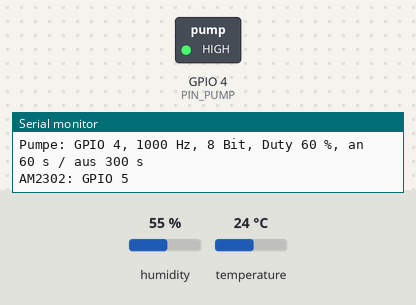
The program below on a simulated ESP32-C3. Shown: switched loads named in the program (green lamp = pin HIGH), the last lines printed to the serial monitor. The inputs (shaded band) are chosen by the test bench; at power-on: temperature 24 °C, humidity 55 %.

Above: at 0.25 s.
At 4.8 s:
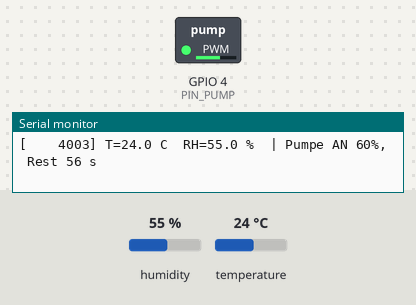
4.9 s: temperature set to 23.2 °C
9.5 s: temperature set to 28 °C
At 61.2 s:
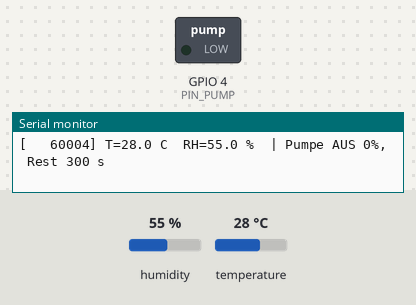
Timing chart, 0 to 61.5 s (numbered marks = the images above; inputs shaded):
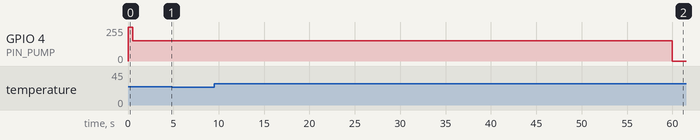

The program:

main.cpp
```cpp
// =============================================================================
// Essig-Belüftung
//
// ESP32-C3 SuperMini: Mini-Luftpumpe (PWM über NPN-Transistor, Intervallbetrieb),
// AM2302 für Temperatur/Luftfeuchte, Ausgabe über die serielle Schnittstelle.
//
// Alle Pins und Parameter: include/config.h
// Die Hauptschleife ist komplett nicht-blockierend (kein delay()).
// =============================================================================
#include <Arduino.h>
#include "config.h"
#include "Pump.h"
#include "Climate.h"

static Pump    pump;
static Climate climate(PIN_DHT, DHT_TYPE, DHT_INTERVAL_MS, DHT_ERROR_LIMIT);

// -----------------------------------------------------------------------------
// Hilfsfunktionen
// -----------------------------------------------------------------------------

enum class TempState : uint8_t { Ok, Low, High, Unknown };

static TempState tempState() {
    if (!climate.hasValue()) return TempState::Unknown;
#if TEMP_WARN_ENABLED
    if (climate.temperature() < TEMP_MIN_C) return TempState::Low;
    if (climate.temperature() > TEMP_MAX_C) return TempState::High;
#endif
    return TempState::Ok;
}

// -----------------------------------------------------------------------------
// Serielle Ausgabe
// -----------------------------------------------------------------------------

static void logMeasurement(uint32_t now) {
#if SERIAL_ENABLED
    Serial.printf("[%8lu] ", (unsigned long)now);
    if (climate.lastReadOk()) {
        Serial.printf("T=%.1f C  RH=%.1f %%", climate.temperature(), climate.humidity());
    } else {
        Serial.printf("AM2302-Lesefehler (%u in Folge)", climate.errorCount());
        if (climate.hasValue()) {
            Serial.printf(", letzter Wert T=%.1f C RH=%.1f %%",
                          climate.temperature(), climate.humidity());
        }
    }
    Serial.printf("  | Pumpe %s %u%%", pump.isOn() ? "AN" : "AUS", pump.dutyPercent());
    if (!pump.disabled() && !(pump.isOn() && pump.continuous())) {
        Serial.printf(", Rest %lu s", (unsigned long)((pump.remainingMs(now) + 999) / 1000));
    }
    if (climate.sensorError()) Serial.print("  !! Sensorfehler");
    switch (tempState()) {
    case TempState::Low:  Serial.print("  !! Temperatur zu niedrig"); break;
    case TempState::High: Serial.print("  !! Temperatur zu hoch"); break;
    default: break;
    }
    Serial.println();
#else
    (void)now;
#endif
}

// -----------------------------------------------------------------------------
// setup / loop
// -----------------------------------------------------------------------------

void setup() {
    // Pumpe als Erstes initialisieren, damit der Ausgang sofort LOW ist
    const bool pwmOk = pump.begin(PIN_PUMP, PUMP_PWM_FREQ_HZ, PUMP_PWM_RES_BITS);

#if SERIAL_ENABLED
    Serial.begin(SERIAL_BAUD);
    // nicht auf den Monitor warten – die Steuerung soll auch ohne PC laufen
#endif

    climate.begin();

    pump.configure(PUMP_DUTY_PERCENT,
                   PUMP_ON_TIME_S * 1000UL,
                   PUMP_OFF_TIME_S * 1000UL,
                   PUMP_KICK_MS);
    pump.start(PUMP_START_ON, millis());

#if SERIAL_ENABLED
    Serial.println();
    Serial.println("Essig-Belueftung gestartet");
    Serial.printf("Pumpe: GPIO %d, %d Hz, %d Bit, Duty %d %%, an %lu s / aus %lu s%s\n",
                  PIN_PUMP, PUMP_PWM_FREQ_HZ, PUMP_PWM_RES_BITS, PUMP_DUTY_PERCENT,
                  (unsigned long)PUMP_ON_TIME_S, (unsigned long)PUMP_OFF_TIME_S,
                  pwmOk ? "" : "  (ledcAttach FEHLGESCHLAGEN)");
    Serial.printf("AM2302: GPIO %d\n", PIN_DHT);
#else
    (void)pwmOk;
#endif
}

void loop() {
    const uint32_t now = millis();

    pump.update(now);

    if (climate.update(now)) {
        logMeasurement(now);
    }
}
```

Climate.cpp
```cpp
#include "Climate.h"

Climate::Climate(uint8_t pin, uint8_t type, uint32_t intervalMs, uint8_t errorLimit)
    : _dht(pin, type), _intervalMs(intervalMs), _errorLimit(errorLimit) {}

void Climate::begin() {
    _dht.begin();
}

bool Climate::update(uint32_t now) {
    // Erste Messung erst nach einem Intervall: der AM2302 braucht nach dem
    // Einschalten ca. 1–2 s, bevor er sinnvolle Werte liefert.
    if (!_started) {
        _started = true;
        _lastRead = now;
        return false;
    }
    if (now - _lastRead < _intervalMs) return false;
    _lastRead = now;

    // force=true: Bibliothek soll wirklich messen und nicht ihren
    // Cache zurückgeben (ihr eigenes 2-s-Limit läuft nicht synchron zu uns).
    const bool ok = _dht.read(true);
    const float t = _dht.readTemperature();   // nutzt die eben gelesenen Daten
    const float h = _dht.readHumidity();

    const bool plausible = ok && !isnan(t) && !isnan(h) &&
                           t > -40.0f && t < 80.0f &&
                           h >= 0.0f && h <= 100.0f;

    if (plausible) {
        _temperature = t;
        _humidity = h;
        _hasValue = true;
        _lastOk = true;
        _errors = 0;
    } else {
        // letzten gültigen Wert behalten
        _lastOk = false;
        if (_errors < 255) _errors++;
    }
    return true;
}
```

Climate.h
```cpp
// AM2302-Auswertung: liest in festem Intervall, hält den letzten gültigen
// Messwert und zählt Fehlversuche.
#pragma once

#include <Arduino.h>
#include <DHT.h>

class Climate {
public:
    Climate(uint8_t pin, uint8_t type, uint32_t intervalMs, uint8_t errorLimit);

    void begin();

    // Liefert true, wenn in diesem Aufruf eine Messung stattgefunden hat.
    bool update(uint32_t now);

    bool  hasValue() const     { return _hasValue; }    // je ein gültiger Wert?
    float temperature() const  { return _temperature; } // letzter gültiger Wert (°C)
    float humidity() const     { return _humidity; }    // letzter gültiger Wert (%rF)
    bool  lastReadOk() const   { return _lastOk; }
    uint8_t errorCount() const { return _errors; }      // Fehler in Folge
    bool  sensorError() const  { return _errors >= _errorLimit; }

private:
    DHT      _dht;
    uint32_t _intervalMs;
    uint8_t  _errorLimit;

    bool     _started = false;
    uint32_t _lastRead = 0;
    bool     _hasValue = false;
    bool     _lastOk = false;
    uint8_t  _errors = 0;
    float    _temperature = NAN;
    float    _humidity = NAN;
};
```

Pump.cpp
```cpp
#include "Pump.h"

bool Pump::begin(uint8_t pin, uint32_t freqHz, uint8_t resBits) {
    _pin = pin;
    _maxRaw = (1UL << resBits) - 1;

    // Pin sofort auf LOW, damit der Transistor nicht kurz durchschaltet
    pinMode(_pin, OUTPUT);
    digitalWrite(_pin, LOW);

    // Arduino-ESP32-Core 3.x API
    if (!ledcAttach(_pin, freqHz, resBits)) {
        return false;
    }
    writeRaw(0);
    return true;
}

void Pump::configure(uint8_t dutyPercent, uint32_t onMs, uint32_t offMs, uint32_t kickMs) {
    _dutyPercent = dutyPercent > 100 ? 100 : dutyPercent;
    _onMs = onMs;
    _offMs = offMs;
    _kickMs = kickMs;
}

void Pump::start(bool startOn, uint32_t now) {
    if (disabled()) {
        enterOff(now);
        return;
    }
    if (startOn || continuous()) {
        enterOn(now);
    } else {
        enterOff(now);
    }
}

void Pump::update(uint32_t now) {
    if (disabled()) {
        if (_phase != Phase::Off) enterOff(now);
        return;
    }

    const uint32_t elapsed = now - _phaseStart;   // überlaufsicher

    switch (_phase) {
    case Phase::Kick:
    case Phase::Run:
        if (!continuous() && elapsed >= _onMs) {
            enterOff(now);
        } else if (_phase == Phase::Kick && elapsed >= _kickMs) {
            _phase = Phase::Run;
            writeRaw(percentToRaw(_dutyPercent));
        }
        break;

    case Phase::Off:
        if (elapsed >= _offMs) {
            enterOn(now);
        }
        break;
    }
}

uint8_t Pump::dutyPercent() const {
    return (uint8_t)((_raw * 100UL + _maxRaw / 2) / _maxRaw);
}

uint32_t Pump::remainingMs(uint32_t now) const {
    if (disabled() || (isOn() && continuous())) return 0;
    const uint32_t duration = isOn() ? _onMs : _offMs;
    const uint32_t elapsed = now - _phaseStart;
    return elapsed >= duration ? 0 : duration - elapsed;
}

void Pump::enterOn(uint32_t now) {
    _phaseStart = now;
    const uint32_t target = percentToRaw(_dutyPercent);
    if (_kickMs > 0 && target < _maxRaw) {
        // Softstart: Motor läuft bei kleinem Duty sonst nicht an
        _phase = Phase::Kick;
        writeRaw(_maxRaw);
    } else {
        _phase = Phase::Run;
        writeRaw(target);
    }
}

void Pump::enterOff(uint32_t now) {
    _phaseStart = now;
    _phase = Phase::Off;
    writeRaw(0);
}

void Pump::writeRaw(uint32_t raw) {
    _raw = raw;
    ledcWrite(_pin, raw);
}

uint32_t Pump::percentToRaw(uint8_t percent) const {
    return (percent * _maxRaw + 50) / 100;
}
```

Pump.h
```cpp
// Pumpensteuerung: PWM über NPN-Transistor, Softstart, Intervallbetrieb.
// Komplett nicht-blockierend – update() regelmäßig aus loop() aufrufen.
#pragma once

#include <Arduino.h>

class Pump {
public:
    enum class Phase : uint8_t { Off, Kick, Run };

    // PWM-Kanal anlegen, Ausgang auf 0. Liefert false, wenn ledcAttach scheitert.
    bool begin(uint8_t pin, uint32_t freqHz, uint8_t resBits);

    // dutyPercent: 0..100 (0 = Pumpe bleibt aus)
    // onMs:        Länge der An-Phase (inkl. Softstart)
    // offMs:       Länge der Aus-Phase, 0 = Dauerbetrieb
    // kickMs:      Dauer des 100-%-Anlaufimpulses
    void configure(uint8_t dutyPercent, uint32_t onMs, uint32_t offMs, uint32_t kickMs);

    // Intervallbetrieb starten (mit An- oder Aus-Phase).
    void start(bool startOn, uint32_t now);

    void update(uint32_t now);

    bool     isOn() const        { return _phase != Phase::Off; }
    Phase    phase() const       { return _phase; }
    bool     continuous() const  { return _offMs == 0; }
    bool     disabled() const    { return _dutyPercent == 0; }
    uint8_t  dutyPercent() const;                 // aktuell ausgegebener Duty in %
    uint8_t  targetDutyPercent() const { return _dutyPercent; }
    uint32_t onMs() const        { return _onMs; }
    uint32_t offMs() const       { return _offMs; }
    uint32_t remainingMs(uint32_t now) const;     // Restzeit der aktuellen Phase

private:
    void enterOn(uint32_t now);
    void enterOff(uint32_t now);
    void writeRaw(uint32_t raw);
    uint32_t percentToRaw(uint8_t percent) const;

    uint8_t  _pin = 0;
    uint32_t _maxRaw = 255;
    uint32_t _raw = 0;

    uint8_t  _dutyPercent = 0;
    uint32_t _onMs = 0;
    uint32_t _offMs = 0;
    uint32_t _kickMs = 0;

    Phase    _phase = Phase::Off;
    uint32_t _phaseStart = 0;
};
```

config.h
```cpp
// =============================================================================
// Essig-Belüftung – zentrale Konfiguration
//
// ALLE Pins und Parameter stehen hier. Der restliche Code enthält keine
// Pin-Nummern oder Zeitkonstanten.
// =============================================================================
#pragma once

#include <Arduino.h>

// -----------------------------------------------------------------------------
// Pinbelegung – ESP32-C3 SuperMini
// -----------------------------------------------------------------------------
// Herausgeführt: GPIO 0–10, 20, 21
// NICHT verwenden: 2 (Strapping), 8 (Strapping + Onboard-LED),
//                  9 (Strapping + BOOT-Taste), 20/21 (UART0)
// (18/19 = USB und 11–17 = Flash sind ohnehin nicht herausgeführt)
#if !defined(CONFIG_IDF_TARGET_ESP32C3)
  #error "Die Firmware ist für den ESP32-C3 (SuperMini) ausgelegt."
#endif

#define PIN_PUMP            4
#define PIN_DHT             5

// -----------------------------------------------------------------------------
// Pumpe (PWM über NPN-Transistor, Low-Side)
// -----------------------------------------------------------------------------
#define PUMP_PWM_FREQ_HZ    1000        // PWM-Frequenz
#define PUMP_PWM_RES_BITS   8           // Auflösung -> Duty 0..255

#define PUMP_DUTY_PERCENT   60          // Duty im Dauerlauf (0–100 %), 0 = Pumpe nie an
#define PUMP_KICK_MS        500UL       // Softstart: so lange 100 % beim Einschalten

#define PUMP_ON_TIME_S      60UL        // An-Zeit pro Intervall  (1 min)
#define PUMP_OFF_TIME_S     300UL       // Aus-Zeit pro Intervall (5 min), 0 = Dauerbetrieb
#define PUMP_START_ON       true        // nach dem Einschalten mit der An-Phase beginnen

// -----------------------------------------------------------------------------
// AM2302 (= DHT22, gleiches Protokoll)
// -----------------------------------------------------------------------------
#define DHT_TYPE            DHT22       // AM2302 wird als DHT22 angesprochen
#define DHT_INTERVAL_MS     2000UL      // nicht schneller als 2 s lesen!
#define DHT_ERROR_LIMIT     3           // ab so vielen Fehlversuchen in Folge: "Sensorfehler"

// -----------------------------------------------------------------------------
// Temperaturwarnung (Essigbakterien mögen es warm)
// -----------------------------------------------------------------------------
#define TEMP_WARN_ENABLED   1
#define TEMP_MIN_C          24.0f
#define TEMP_MAX_C          30.0f

// -----------------------------------------------------------------------------
// Serielle Ausgabe
// -----------------------------------------------------------------------------
#define SERIAL_ENABLED      1           // Messwerte seriell ausgeben
#define SERIAL_BAUD         115200
```
